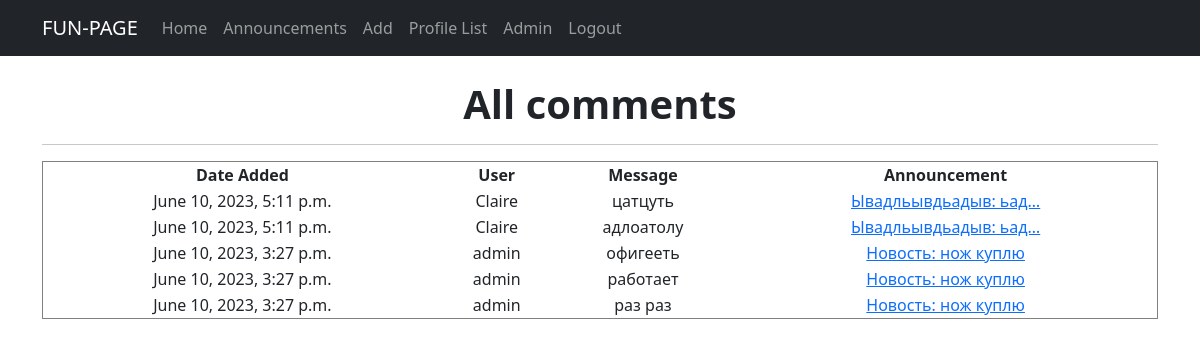
The app's page /comments/, older data.
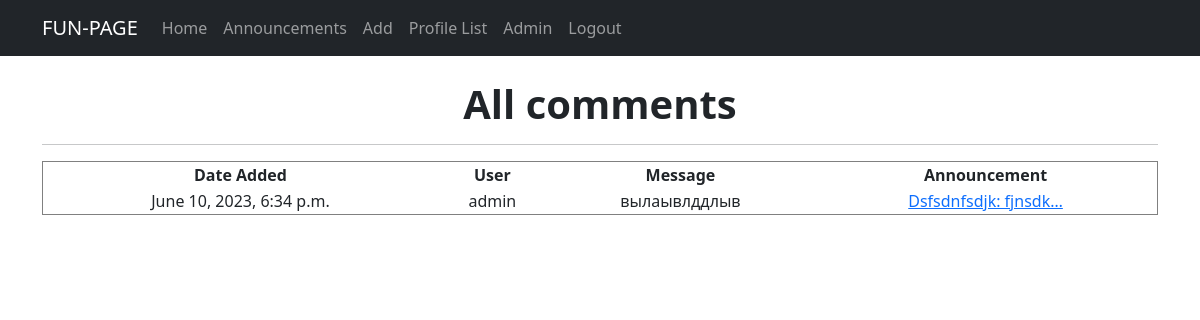
The same page, newer data.
### fun/models.py (models this page shows, shortened)
class Comment(models.Model):
    user = models.ForeignKey(User, on_delete=models.CASCADE)
    date = models.DateTimeField(auto_now_add=True)
    announcement = models.ForeignKey('Announcement', on_delete=models.CASCADE)
    content = models.TextField()

class Announcement(models.Model):
    title = models.CharField(max_length=100)
    text = models.TextField()
    category = models.ForeignKey(Category, on_delete=models.CASCADE)
    author = models.ForeignKey(User, default=1, on_delete=models.CASCADE)
    date_added = models.DateTimeField(auto_now_add=True)
    image = models.ImageField(upload_to='images/', null=True, blank=True)
    video = models.FileField(upload_to='videos/', null=True, blank=True)
    likes = models.ManyToManyField(User, related_name="ad_like", blank=True)
    def __str__(self):
        return f'{self.title.title()}: {self.text[:20]}'

### fun/views.py (the view)
# urls.py: path('comments/', CommentView.as_view(), name='comments'),
class CommentView(ListView):
    model = Comment
    ordering = ['-date']
    paginate_by = 20
    template_name = 'comments_list.html'
    context_object_name = 'comments'
    def comments(request):
        comments = Comment.objects.all()
        ad = Announcement.objects.all()
        context = {'comments': comments, 'ad': ad}
        return render(request, 'comments_list.html', context)

### templates/comments_list.html (shortened to what this page needs)
{% extends 'flatpages/default.html' %}
{% block content %}
<h1><b> All comments </b></h1>
<hr>
{% if comments %}
        <table border="1" style="border-collapse: collapse; width: 100%; height: 36px;">
  <thead>
    <tr>
      <th>Date Added</th>
      <th>User</th>
      <th>Message</th>
      <th>Announcement</th>
    </tr>
  </thead>
  <tbody>
    {% for comment in comments %}
      <tr>
        <td>{{ comment.date }}</td>
        <td>{{ comment.user|truncatechars:13 }}</td>
        <td>{{ comment.content|truncatechars:15 }}</td>
        <td><a href="{% url 'ad' comment.announcement.pk %}">{{ comment.announcement|truncatechars:20 }}</a></td>
    {% endfor %}
  </tbody>
</table>
    {% else %}
        <h2> No comments </h2>
    {% endif %}
{% endblock content %}

Row changes from the older to the newer data that the page shows:
removed Comment: date "June 10, 2023, 5:11 p.m.", user "Claire", content "цатцуть", announcement "Ывадльывдьадыв: ьад…"
removed Comment: date "June 10, 2023, 5:11 p.m.", user "Claire", content "адлоатолу", announcement "Ывадльывдьадыв: ьад…"
removed Comment: date "June 10, 2023, 3:27 p.m.", user "admin", content "офигееть", announcement "Новость: нож куплю"
removed Comment: date "June 10, 2023, 3:27 p.m.", user "admin", content "работает", announcement "Новость: нож куплю"
removed Comment: date "June 10, 2023, 3:27 p.m.", user "admin", content "раз раз", announcement "Новость: нож куплю"
added Comment: date "June 10, 2023, 6:34 p.m.", user "admin", content "вылаывлддлыв", announcement "Dsfsdnfsdjk: fjnsdk…"
